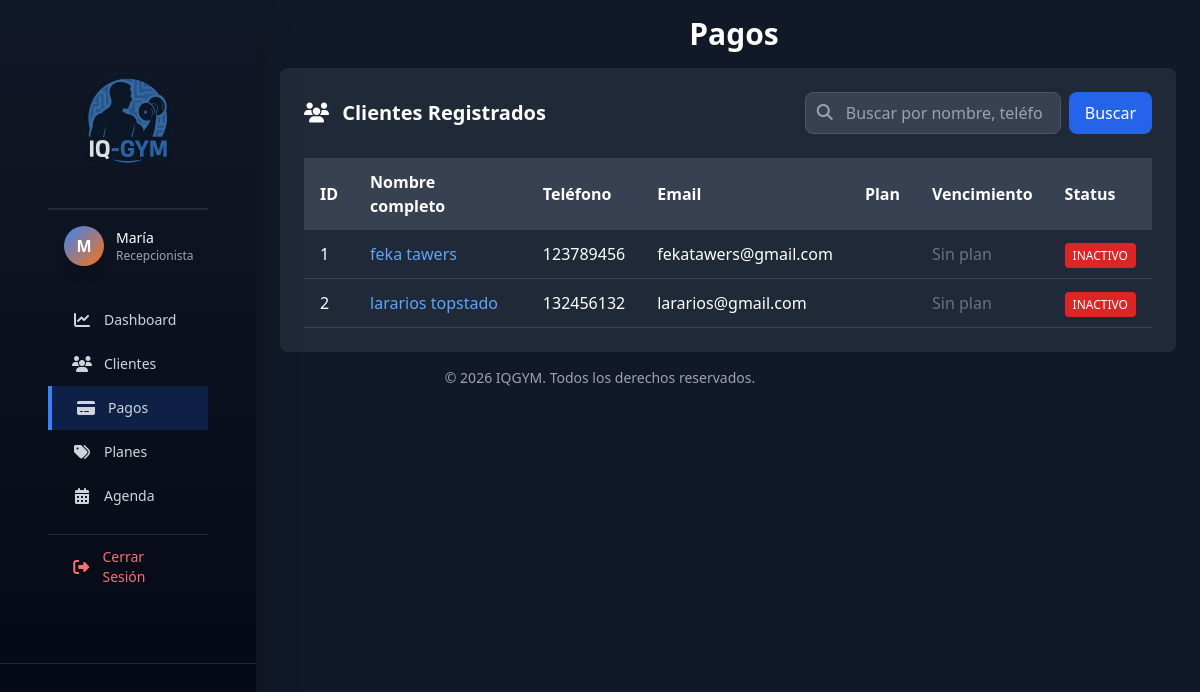
The app's page /pagos/index.php (signed in) with its own data.
### tables this page shows
CREATE TABLE `clientes` (
  `id_cliente` int(11) NOT NULL,
  `nombre` varchar(100) NOT NULL,
  `apellido` varchar(100) NOT NULL,
  `email` varchar(150) DEFAULT NULL,
  `telefono` varchar(15) NOT NULL,
  `direccion` text DEFAULT NULL,
  `fecha_nacimiento` date DEFAULT NULL,
  `genero` enum('masculino','femenino','otro') DEFAULT 'otro',
  `id_plan_actual` int(11) DEFAULT NULL,
  `estatus` enum('activo','inactivo','suspendido') DEFAULT 'activo',
  `fecha_vencimiento` date DEFAULT NULL,
  `foto_perfil` varchar(255) DEFAULT NULL,
  `fecha_registro` datetime DEFAULT NULL,
  `fecha_ultima_visita` datetime DEFAULT NULL,
  `notas` text DEFAULT NULL,
  `id_entrenador_asignado` int(11) DEFAULT NULL
);

### pagos/index.php (the view, shortened to what this page needs)
<?php
require_once '../config/connection.php';
$mostrar_formulario = false;
mysqli_query($conn, "
    UPDATE clientes
    SET estatus='inactivo'
    WHERE fecha_vencimiento < CURDATE()
    AND estatus='activo'
");
$busqueda = trim($_GET['buscar'] ?? '');
$clientes = [];
if ($busqueda) {
    $stmt = mysqli_prepare($conn, "
        SELECT id_cliente, nombre, apellido, email, telefono, estatus, fecha_vencimiento , nombre_plan
        FROM clientes
        LEFT JOIN  planes ON clientes.id_plan_actual = planes.id_plan
        WHERE nombre LIKE ? OR apellido LIKE ? OR email LIKE ? OR telefono LIKE ?
        ORDER BY nombre
    ");
    $busqueda_param = "%$busqueda%";
    mysqli_stmt_bind_param($stmt, 'ssss', $busqueda_param, $busqueda_param, $busqueda_param, $busqueda_param);
    mysqli_stmt_execute($stmt);
    $res = mysqli_stmt_get_result($stmt);
} else {
    $res = mysqli_query($conn, "
        SELECT id_cliente, nombre, apellido, email, telefono, estatus, fecha_vencimiento , nombre_plan
        FROM clientes
        LEFT JOIN planes ON clientes.id_plan_actual = planes.id_plan
        ORDER BY nombre
    ");
}
while ($row = mysqli_fetch_assoc($res))
    $clientes[] = $row;
?>
<!DOCTYPE html>
<html lang="en">
<head>
    <script src="https://cdn.tailwindcss.com"></script>
    <link rel="stylesheet" href="https://cdnjs.cloudflare.com/ajax/libs/font-awesome/6.7.2/css/all.min.css">
</head>
<body class="bg-gray-900">
    <?php include '../includes/sidebar.php'; ?>
    <div class="lg:ml-64">
        <header>
            <h1 class="font-semibold text-white text-3xl ml-3 text-center py-4">
                Pagos
            </h1>
        </header>
        <main class="px-6">
            <?php if (!$mostrar_formulario): ?>
                <section class="bg-gray-800 rounded-lg p-6 max-w-6xl mx-auto">
                    <div class="flex flex-col md:flex-row justify-between items-start md:items-center gap-4 mb-6">
                        <h2 class="text-white text-xl font-semibold">
                            <i class="fa-solid fa-users mr-2"></i> Clientes Registrados
                        </h2>
                        <div class="flex gap-3 w-full md:w-auto">
                            <form method="GET" class="flex gap-2 flex-1 md:flex-initial">
                                <div class="relative flex-1 md:w-64">
                                    <input type="text" name="buscar" value="<?= htmlspecialchars($busqueda) ?>"
                                        placeholder="Buscar por nombre, teléfono o email..."
                                        class="w-full px-4 py-2 pl-10 bg-gray-700 border border-gray-600 rounded-lg
                                        text-white placeholder-gray-400 focus:outline-none focus:ring-2 focus:ring-blue-500">
                                    <i class="fa-solid fa-search absolute left-3 top-3 text-gray-400"></i>
                                </div>
                                <button type="submit"
                                    class="px-4 py-2 bg-blue-600 hover:bg-blue-700 text-white rounded-lg transition">
                                    Buscar
                                </button>
                            </form>
                        </div>
                    </div>
                    <div class="overflow-x-auto">
                        <table class="w-full text-white">
                            <thead class="bg-gray-700">
                                <tr>
                                    <th class="px-4 py-3 text-left">ID</th>
                                    <th class="px-4 py-3 text-left">Nombre completo</th>
                                    <th class="px-4 py-3 text-left">Teléfono</th>
                                    <th class="px-4 py-3 text-left">Email</th>
                                    <th class="px-4 py-3 text-left">Plan</th>
                                    <th class="px-4 py-3 text-left">Vencimiento</th>
                                    <th class="px-4 py-3 text-left">Status</th>
                                </tr>
                            </thead>
                            <tbody>
                                <?php if (count($clientes) > 0): ?>
                                    <?php foreach ($clientes as $c): ?>
                                        <tr class="border-b border-gray-700 hover:bg-gray-750 transition">
                                            <td class="px-4 py-3"><?= $c['id_cliente'] ?></td>
                                            <td class="px-4 py-3">
                                                <a href="?id=<?= $c['id_cliente'] ?>"
                                                    class="text-blue-400 hover:text-blue-300 hover:underline">
                                                    <?= htmlspecialchars($c['nombre'] . ' ' . $c['apellido']) ?>
                                                </a>
                                            </td>
                                            <td class="px-4 py-3"><?= htmlspecialchars($c['telefono']) ?></td>
                                            <td class="px-4 py-3"><?= htmlspecialchars($c['email']) ?></td>
                                            <td class="px-4 py-3"><?= htmlspecialchars($c['nombre_plan']) ?></td>
                                            <td class="px-4 py-3">
                                                <?php if ($c['fecha_vencimiento']): ?>
                                                    <?php
                                                    $dias_restantes = floor((strtotime($c['fecha_vencimiento']) - time()) / 86400);
                                                    $color = $dias_restantes < 0 ? 'text-red-400' : ($dias_restantes <= 7 ? 'text-yellow-400' : 'text-gray-300');
                                                    ?>
                                                    <span class="<?= $color ?>">
                                                        <?= date('d/m/Y', strtotime($c['fecha_vencimiento'])) ?>
                                                    </span>
                                                <?php else: ?>
                                                    <span class="text-gray-500">Sin plan</span>
                                                <?php endif; ?>
                                            </td>
                                            <td class="px-4 py-3">
                                                <?php
                                                $bg_color = $c['estatus'] === 'activo' ? 'bg-green-600' : 'bg-red-600';
                                                ?>
                                                <span class="px-2 py-1 <?= $bg_color ?> text-white text-xs rounded uppercase">
                                                    <?= htmlspecialchars($c['estatus']) ?>
                                                </span>
                                            </td>
                                        </tr>
                                    <?php endforeach; ?>
                                <?php endif; ?>
                            </tbody>
                        </table>
                    </div>
                </section>
            <?php else: ?>
                <?php include 'form.php'; ?>
            <?php endif; ?>
        </main>
    </div>
    <?php include '../includes/footer.php'; ?>
</body>
</html>

### records on screen
clientes: id_cliente "1", nombre+apellido "feka tawers", telefono "123789456", email "fekatawers@gmail.com", shows "Sin plan", estatus "INACTIVO"
clientes: id_cliente "2", nombre+apellido "lararios topstado", telefono "132456132", email "lararios@gmail.com", shows "Sin plan", estatus "INACTIVO"

### other values on screen
substr($_SESSION['nombre'], 0, 1) "M"
$_SESSION['nombre'] "María"
$_SESSION['rol'] "Recepcionista"
